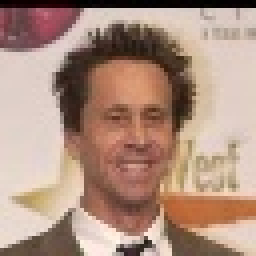
#> input picture Actividad3/data/people/Brian_Grazier_0001.jpg, 64 x 64 px (shown 4 times larger); its folder holds only this picture in this run
$ jupyter execute --allow-errors 'Actividad_3_1_Deteccion_de_Peatones_Equipo23 copy.ipynb'   (shell and % lines are left out)
#> lines starting #> are read from the running program, lines starting #| are printed output that depends on the picture
# Actividad 3.1
## Detección de Peatones con SVM

---

### Integrantes del Equipo 23:
* Carlos Pano Hernández - A01066264 [Campus Estado de México]
* Marie Kate Palau - A01705711 [Campus Monterrey]
* Edson Ulises Rodríguez Dávalos - A01796057 [Campus CdMx]
* Yohanna Ceballos Salomón - A01795115 [Campus Monterrey]

---

### Escuela de Ingeniería y Ciencias, Tecnológico de Monterrey
**Navegación autónoma (MR4010 - Gpo 10)**

---

#### Profesor Titular:
Dr. David Antonio Torres

#### Profesor Asistente:
Mtra. María Mylen Treviño Elizondo

---

**Viernes 16 de mayo del 2025**

[cell 1]
# Importing main libraries
import os
import matplotlib.image as mpimg
import matplotlib.pyplot as plt
import numpy as np
import seaborn as sns
import cv2
import glob
from skimage.feature import hog
from sklearn.model_selection import train_test_split
from sklearn.svm import SVC
from sklearn.metrics import classification_report, confusion_matrix
from sklearn.model_selection import GridSearchCV

## 2. Loading Image File Paths

The following Python code block is responsible for locating and listing the image files that will be used for training and testing our pedestrian detection model.

[cell 2]
people = glob.glob("data/people/*.jpg")
non_people = glob.glob("data/non-people/*.jpg")

print(f"Number of pedestrian images: {len(people)}")
print(f"Number of non-pedestrian images: {len(non_people)}")

## 3. Image Preprocessing: Resizing to a Uniform Dimension

Before we can extract features using Histogram of Oriented Gradients (HOG), it's essential that all our images have the same dimensions. Original images in a dataset often vary in size and aspect ratio.

[cell 3]
# Function to resize images to 64x64
def resize_image(image_path):
#> called with image_path = 'data/people/Brian_Grazier_0001.jpg'
    img = mpimg.imread(image_path)
#> img is the input picture: shape (64, 64, 3); mean R, G, B 174, 143.6, 127.6
    return cv2.resize(img, (64, 64))

# Resize all people images to 64x64
print("Resizing pedestrian images to 64x64...")
for i, image_path in enumerate(people):
    resized = resize_image(image_path)
    cv2.imwrite(image_path, resized)

# Resize all non-people images to 64x64
print("Resizing non-pedestrian images to 64x64...")
for i, image_path in enumerate(non_people):
    resized = resize_image(image_path)
    cv2.imwrite(image_path, resized)

print("All images have been resized to 64x64")

## 4. HOG Feature Extraction and Dataset Preparation

With our images standardized to a uniform size (64x64 pixels), we can now proceed to extract Histogram of Oriented Gradients (HOG) features. This entire process transforms our visual image data into a structured numerical dataset (`X` features and `y` labels), which is the required input format for training our classification model.

[cell 4]
people_hog_accum = []
non_people_hog_accum = []

# Process pedestrian images
for i in people:
    img_color = mpimg.imread(i)
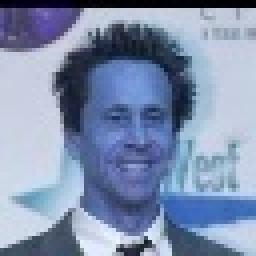
#> img_color: shape (64, 64, 3) (shown 4 times larger); mean R, G, B 127.7, 143.6, 174
    img_gray = cv2.cvtColor(img_color,cv2.COLOR_BGR2GRAY)
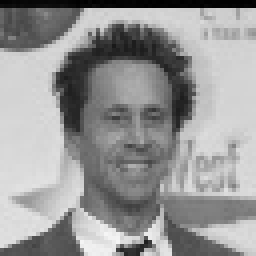
#> img_gray: shape (64, 64) (shown 4 times larger); min 0, max 246, mean 150.9

    # Extract HOG features and visualization
    people_hog_feature,people_hog_img = hog(img_gray,
                                               orientations = 11,
                                               pixels_per_cell = (16,16),
                                               cells_per_block = (2,2),
                                               transform_sqrt = False,
                                               visualize = True,
                                               feature_vector = True)
#> people_hog_feature = 396 values, max 0.399 at index 93, min 0.000385 at index 128, mean 0.126

    people_hog_accum.append(people_hog_feature)

# Process non-pedestrian images
for i in non_people:
    img_color = mpimg.imread(i)
    img_gray = cv2.cvtColor(img_color,cv2.COLOR_BGR2GRAY)

    # Extract HOG features and visualization
    non_people_hog_feature,non_people_hog_img = hog(img_gray,
                                               orientations = 11,
                                               pixels_per_cell = (16,16),
                                               cells_per_block = (2,2),
                                               transform_sqrt = False,
                                               visualize = True,
                                               feature_vector = True)

    non_people_hog_accum.append(non_people_hog_feature)

# Check dimensions of HOG features before stacking -> IT FAILS IF NOT THE SAME.
people_feature_sizes = [f.shape[0] for f in people_hog_accum]
#> people_feature_sizes = [396]
non_people_feature_sizes = [f.shape[0] for f in non_people_hog_accum]
print("Pedestrian HOG feature sizes:", people_feature_sizes)
#| Pedestrian HOG feature sizes: [396]
print("Non-pedestrian HOG feature sizes:", non_people_feature_sizes)
print("\n")

# Stack all HOG features vertically into single array and convert to float64
X_people = np.vstack(people_hog_accum).astype(np.float64)
#> (the rest of this cell did not finish here and is left out)

$ run again, on Actividad3/data/people/Steve_Nash_0001.jpg
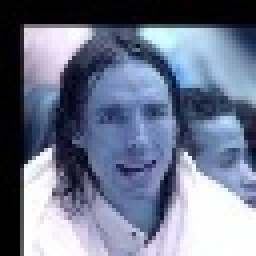
#> input picture Actividad3/data/people/Steve_Nash_0001.jpg, 64 x 64 px (shown 4 times larger)
#> in resize_image, img is the input picture: shape (64, 64, 3); mean R, G, B 110.4, 118.9, 141.1
#> `img_color = mpimg.imread(i)`:
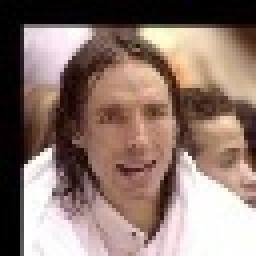
#> img_color: shape (64, 64, 3) (shown 4 times larger); mean R, G, B 140.9, 119, 110.3
#> `img_gray = cv2.cvtColor(img_color,cv2.COLOR_BGR2GRAY)`:
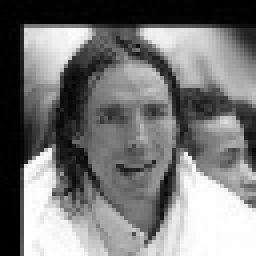
#> img_gray: shape (64, 64) (shown 4 times larger); min 0, max 255, mean 118.9
#> people_hog_feature = 396 values, max 0.312 at index 264, min 0.00409 at index 395, mean 0.126
#> people_feature_sizes = [396]
#| Pedestrian HOG feature sizes: [396]

$ run again, on Actividad3/data/people/Brian_Gregory_0001.jpg
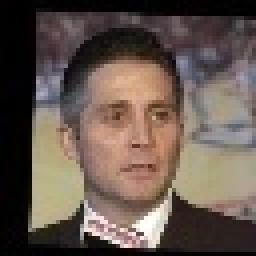
#> input picture Actividad3/data/people/Brian_Gregory_0001.jpg, 64 x 64 px (shown 4 times larger)
#> in resize_image, img is the input picture: shape (64, 64, 3); mean R, G, B 101.1, 86.6, 78.1
#> `img_color = mpimg.imread(i)`:
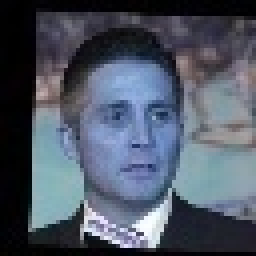
#> img_color: shape (64, 64, 3) (shown 4 times larger); mean R, G, B 78.2, 86.7, 101.1
#> `img_gray = cv2.cvtColor(img_color,cv2.COLOR_BGR2GRAY)`:
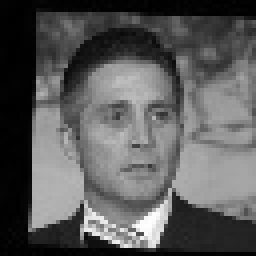
#> img_gray: shape (64, 64) (shown 4 times larger); min 0, max 254, mean 90.1
#> people_hog_feature = 396 values, max 0.299 at index 132, min 0.00521 at index 267, mean 0.129
#> people_feature_sizes = [396]
#| Pedestrian HOG feature sizes: [396]
